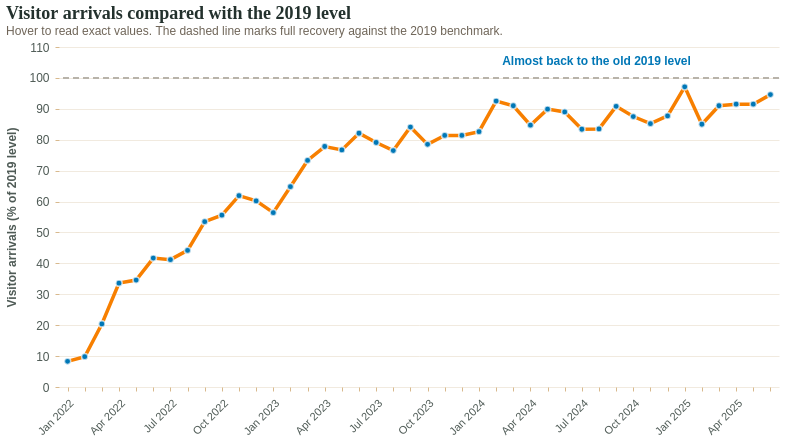

Vega-Lite specification stored for this chart:
### Vega-Lite specification from a JSON file in a GitHub repository (floating-point values rounded to 4 significant figures)
{"$schema": "https://vega.github.io/schema/vega-lite/v5.json", "description": "Ultra-safe recovery line chart with inline data and hover tooltips.", "width": 720, "height": 340, "background": "transparent", "data": {"values": [{"month": "Jan 2022", "recovery_percent": 8.3, "baseline_2019": 100.0}, {"month": "Feb 2022", "recovery_percent": 9.8, "baseline_2019": 100.0}, {"month": "Mar 2022", "recovery_percent": 20.4, "baseline_2019": 100.0}, {"month": "Apr 2022", "recovery_percent": 33.6, "baseline_2019": 100.0}, {"month": "May 2022", "recovery_percent": 34.6, "baseline_2019": 100.0}, {"month": "Jun 2022", "recovery_percent": 41.7, "baseline_2019": 100.0}, {"month": "Jul 2022", "recovery_percent": 41.2, "baseline_2019": 100.0}, {"month": "Aug 2022", "recovery_percent": 44.2, "baseline_2019": 100.0}, {"month": "Sep 2022", "recovery_percent": 53.5, "baseline_2019": 100.0}, {"month": "Oct 2022", "recovery_percent": 55.6, "baseline_2019": 100.0}, {"month": "Nov 2022", "recovery_percent": 61.9, "baseline_2019": 100.0}, {"month": "Dec 2022", "recovery_percent": 60.2, "baseline_2019": 100.0}, {"month": "Jan 2023", "recovery_percent": 56.4, "baseline_2019": 100.0}, {"month": "Feb 2023", "recovery_percent": 64.8, "baseline_2019": 100.0}, {"month": "Mar 2023", "recovery_percent": 73.3, "baseline_2019": 100.0}, {"month": "Apr 2023", "recovery_percent": 77.8, "baseline_2019": 100.0}, {"month": "May 2023", "recovery_percent": 76.7, "baseline_2019": 100.0}, {"month": "Jun 2023", "recovery_percent": 82.1, "baseline_2019": 100.0}, {"month": "Jul 2023", "recovery_percent": 79.1, "baseline_2019": 100.0}, {"month": "Aug 2023", "recovery_percent": 76.5, "baseline_2019": 100.0}, {"month": "Sep 2023", "recovery_percent": 84.1, "baseline_2019": 100.0}, {"month": "Oct 2023", "recovery_percent": 78.5, "baseline_2019": 100.0}, {"month": "Nov 2023", "recovery_percent": 81.4, "baseline_2019": 100.0}, {"month": "Dec 2023", "recovery_percent": 81.4, "baseline_2019": 100.0}, {"month": "Jan 2024", "recovery_percent": 82.6, "baseline_2019": 100.0}, {"month": "Feb 2024", "recovery_percent": 92.5, "baseline_2019": 100.0}, {"month": "Mar 2024", "recovery_percent": 91.0, "baseline_2019": 100.0}, {"month": "Apr 2024", "recovery_percent": 84.7, "baseline_2019": 100.0}, {"month": "May 2024", "recovery_percent": 89.9, "baseline_2019": 100.0}, {"month": "Jun 2024", "recovery_percent": 89.0, "baseline_2019": 100.0}, {"month": "Jul 2024", "recovery_percent": 83.4, "baseline_2019": 100.0}, {"month": "Aug 2024", "recovery_percent": 83.5, "baseline_2019": 100.0}, {"month": "Sep 2024", "recovery_percent": 90.8, "baseline_2019": 100.0}, {"month": "Oct 2024", "recovery_percent": 87.5, "baseline_2019": 100.0}, {"month": "Nov 2024", "recovery_percent": 85.2, "baseline_2019": 100.0}, {"month": "Dec 2024", "recovery_percent": 87.7, "baseline_2019": 100.0}, {"month": "Jan 2025", "recovery_percent": 97.1, "baseline_2019": 100.0}, {"month": "Feb 2025", "recovery_percent": 85.0, "baseline_2019": 100.0}, {"month": "Mar 2025", "recovery_percent": 91.0, "baseline_2019": 100.0}, {"month": "Apr 2025", "recovery_percent": 91.5, "baseline_2019": 100.0}, {"month": "May 2025", "recovery_percent": 91.5, "baseline_2019": 100.0}, {"month": "Jun 2025", "recovery_percent": 94.6, "baseline_2019": 100.0}]}, "layer": [{"mark": {"type": "rule", "color": "#b8b3aa", "strokeDash": [6, 4], "strokeWidth": 2}, "encoding": {"y": {"datum": 100, "type": "quantitative"}}}, {"mark": {"type": "line", "color": "#f77f00", "strokeWidth": 3.5, "point": {"filled": true, "size": 40, "color": "#0077b6"}}, "encoding": {"x": {"field": "month", "type": "ordinal", "sort": null, "title": null, "axis": {"labelAngle": -45, "labelOverlap": "greedy", "labelColor": "#4f5b56", "labelFontSize": 11}}, "y": {"field": "recovery_percent", "type": "quantitative", "title": "Visitor arrivals (% of 2019 level)", "scale": {"domain": [0, 110]}, "axis": {"grid": true, "gridColor": "#eadfce", "gridOpacity": 0.65, "labelColor": "#4f5b56", "titleColor": "#4f5b56"}}, "tooltip": [{"field": "month", "type": "nominal", "title": "Month"}, {"field": "recovery_percent", "type": "quantitative", "title": "Recovery vs 2019", "format": ".1f"}]}}, {"mark": {"type": "circle", "filled": true, "stroke": "#ffffff", "strokeWidth": 1.5}, "encoding": {"x": {"field": "month", "type": "ordinal", "sort": null, "title": null, "axis": {"labelAngle": -45, "labelOverlap": "greedy", "labelColor": "#4f5b56", "labelFontSize": 11}}, "y": {"field": "recovery_percent", "type": "quantitative", "title": "Visitor arrivals (% of 2019 level)", "scale": {"domain": [0, 110]}, "axis": {"grid": true, "gridColor": "#eadfce", "gridOpacity": 0.65, "labelColor": "#4f5b56", "titleColor": "#4f5b56"}}, "size": {"value": 40}, "color": {"value": "#0077b6"}, "tooltip": [{"field": "month", "type": "nominal", "title": "Month"}, {"field": "recovery_percent", "type": "quantitative", "title": "Recovery vs 2019", "format": ".1f"}]}}, {"data": {"values": [{"month": "Feb 2024", "recovery_percent": 103, "label": "Almost back to the old 2019 level"}]}, "mark": {"type": "text", "align": "left", "dx": 6, "dy": -8, "fontSize": 12, "fontWeight": "bold", "color": "#0077b6"}, "encoding": {"x": {"field": "month", "type": "ordinal", "sort": null}, "y": {"field": "recovery_percent", "type": "quantitative"}, "text": {"field": "label"}}}], "title": {"text": "Visitor arrivals compared with the 2019 level", "subtitle": "Hover to read exact values. The dashed line marks full recovery against the 2019 benchmark.", "anchor": "start", "fontSize": 18, "fontWeight": "bold", "color": "#23312d", "subtitleFontSize": 12, "subtitleColor": "#6f6558"}, "config": {"view": {"stroke": "transparent"}, "axis": {"domain": false, "tickColor": "#d8b98d", "labelFont": "Arial", "labelFontSize": 12, "labelColor": "#49535b", "labelPadding": 6, "titleFont": "Arial", "titleFontSize": 12, "titleColor": "#273444", "titlePadding": 10, "gridColor": "#efd6b7", "gridOpacity": 0.7, "tickSize": 4}, "legend": {"labelFont": "Arial", "labelFontSize": 12, "labelColor": "#49535b", "titleColor": "#273444", "symbolSize": 120, "padding": 6}, "title": {"font": "Georgia", "fontSize": 18, "fontWeight": "bold", "color": "#14213d", "subtitleFont": "Arial", "subtitleFontSize": 12, "subtitleColor": "#5d6470", "anchor": "start"}, "range": {"category": ["#0077b6", "#f77f00", "#00a896", "#e85d75", "#9b5de5", "#fcbf49", "#2ec4b6", "#ff595e", "#1982c4", "#8ac926"]}}, "usermeta": {"interactivity": "Hover tooltips show exact recovery values. The dashed reference line marks the 2019 level."}}
